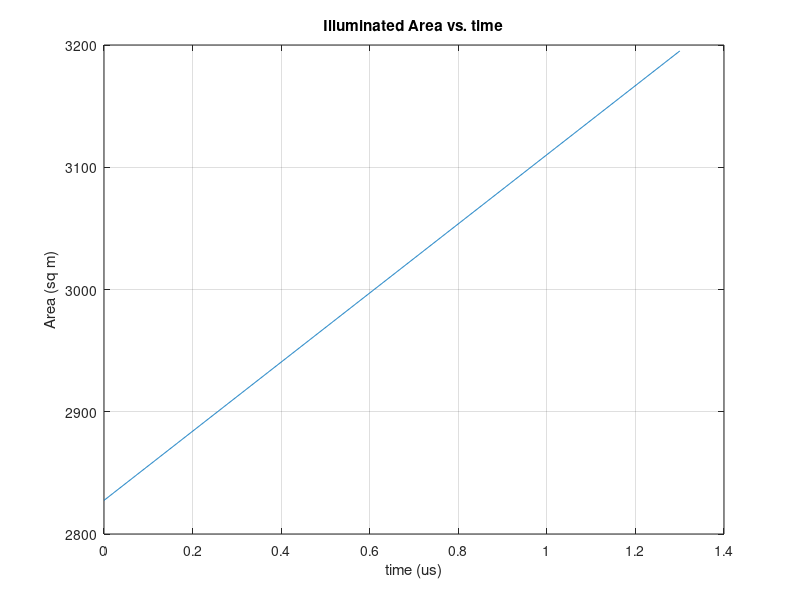
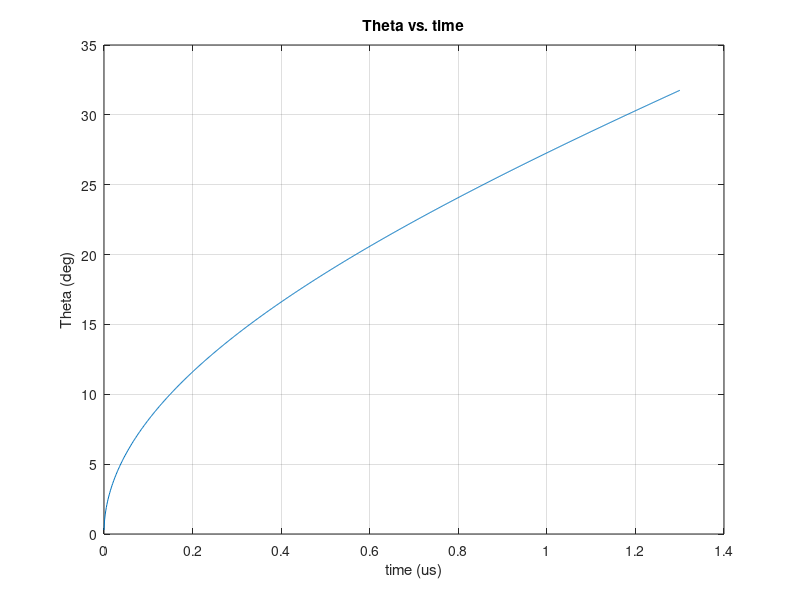
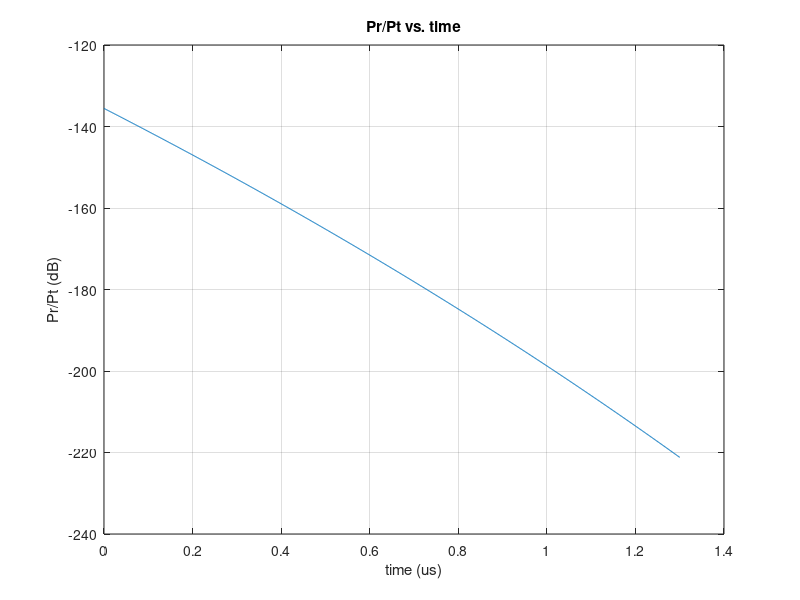
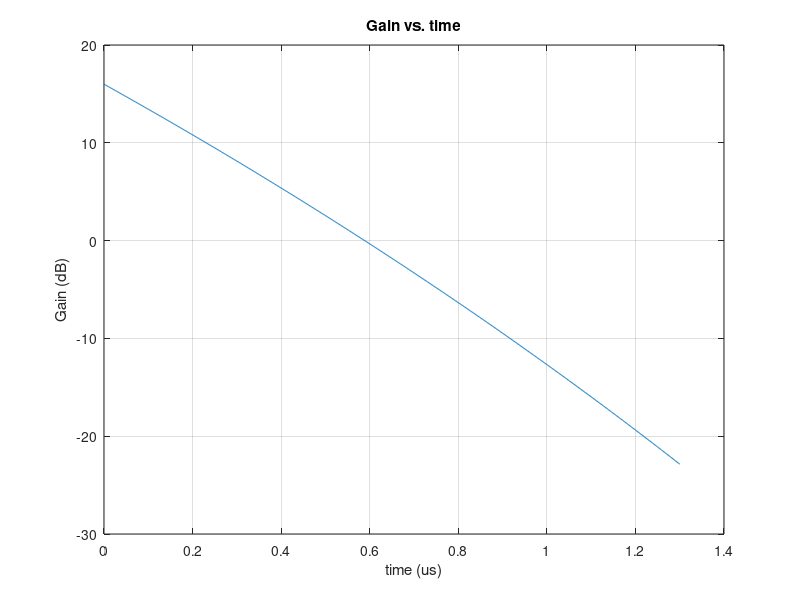

The MATLAB script that drew these images, in order:
% EECS725 Homework 3

clear;
close all;

% Universal constants
c         = 3e8;       % speed of light (m/s)

% Problem constraints
h         = 3e3;       % height (m)
lambda    = 10e-2;     % radar wavelength (m)
beta      = 25*pi/180; % 3dB beam width of antenna (Gaussian beam shape)
Go_dB     = 16;        % antenna peak gain (dB)
tau       = 1e-9;      % pulse duration (s)
sigma_o_0 = 0.1;       % backscattering coefficient

Go        = 10^(Go_dB/10); % antenna gain (linear)

% Simulation parameters
t_max     = 1.3e-6;    % max simulation time
N         = 1000;      % simulation granularity
t         = linspace(0,t_max,N); % time

%% Start simulation

t0 = h/c; % time that front part of transmitted pulse hits the earth
t1 = t0 + (c*tau/2); % time that back part of transmitted pulse hits the earth

% Compute radii for leading and trailing edge of wave pulse
r2 = sqrt((h + c.*t).^2 - h^2); % (m)
r1 = sqrt((h + (c.*t) + (c*tau/2)).^2 - h^2); % (m)
r2(1) = 0; % trailing edge has not contacted ground yet, so first time unit is zero

% Illuminated area (annulus)
area = pi*(r1.^2 - r2.^2); % (m)

% Theta (angle of center of annulus with respect to nadir)
theta = asin(((r1+r2)/2)/h); % (rad)
    
% Antenna gain at theta
G = Go * exp(-2.773 * ((theta/beta).^2 + (theta/beta).^2)); % (linear)
    
% Terrain backscaterring coefficient at theta
sigma_o = sigma_o_0 * (cos(theta).^9); % (linear)
    
% Distance from annulus center back to transmitter
R = sqrt( h^2 + ((r1+r2)/2).^2 ); % (m)

% Pr/Pt
PrPt = (lambda^2 * G.^2 .* area .* sigma_o) ./ ((4*pi)^3 * R.^4); % (linear)

%% Plots—————————————

figure(1)
plot(t*1e6,area);
title('Illuminated Area vs. time');
xlabel('time (us)');
ylabel('Area (sq m)');
grid on;

figure(2)
plot(t*1e6,theta*180/pi);
title('Theta vs. time');
xlabel('time (us)');
ylabel('Theta (deg)');
grid on;

figure(3)
plot(t*1e6,10*log10(PrPt));
title('Pr/Pt vs. time');
xlabel('time (us)');
ylabel('Pr/Pt (dB)');
grid on;

figure(4)
plot(t*1e6,10*log10(G));
title('Gain vs. time');
grid on;
xlabel('time (us)');
ylabel('Gain (dB)');
% Contribution is squared, so multiply dB spread by 2

figure(5)
plot(t*1e6,10*log10(sigma_o));
title('Sigma vs. time');
xlabel('time (us)');
ylabel('sigma (dB)');
grid on;

figure(6)
plot(t*1e6,r1);
hold on;
plot(t*1e6,r2);
title('r1 and r2 vs. time');
xlabel('time (us)');
ylabel('Radius (m)');
grid on;